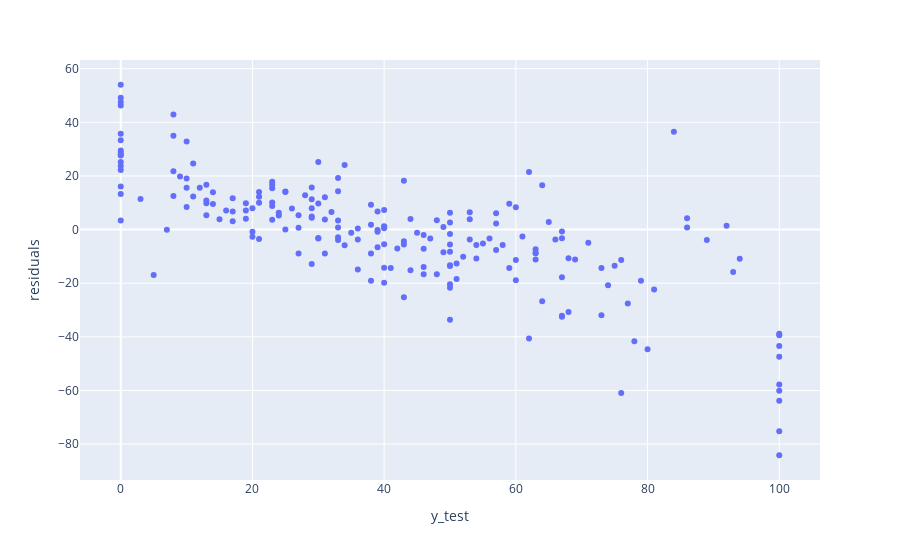

Notebook code cell kept with this figure:
### Code cell
fig = px.scatter(residual_data, x='y_test', y='residuals')

fig.show()

### Figure 1 — Plotly figure (JSON) as saved in the notebook; plotly's stock layout.template omitted (floating-point values rounded to 4 significant figures; data arrays with more than 128 entries replaced by an {"elided": "..."} marker saying what was removed)
{"data": [{"hovertemplate": "y_test=%{x}<br>residuals=%{y}<extra></extra>", "legendgroup": "", "marker": {"color": "#636efa", "symbol": "circle"}, "mode": "markers", "name": "", "orientation": "v", "showlegend": false, "type": "scatter", "x": {"elided": "203 int values"}, "xaxis": "x", "y": {"elided": "203 float values"}, "yaxis": "y"}], "layout": {"legend": {"tracegroupgap": 0}, "margin": {"t": 60}, "xaxis": {"anchor": "y", "domain": [0, 1], "title": {"text": "y_test"}}, "yaxis": {"anchor": "x", "domain": [0, 1], "title": {"text": "residuals"}}}}
